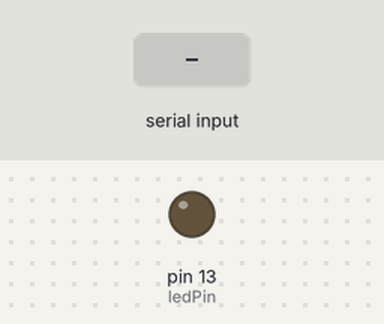
This sketch was run on a simulated Arduino Uno, built with avr-gcc and run on an emulated ATmega328P. On the bench: output pins drawn as LEDs (lit = HIGH). The inputs (shaded band) are chosen by the test bench. What the sketch prints to the serial monitor is not drawn.

Above: at 1.2 s.
1.3 s: "1" received over Serial
At 1.7 s:
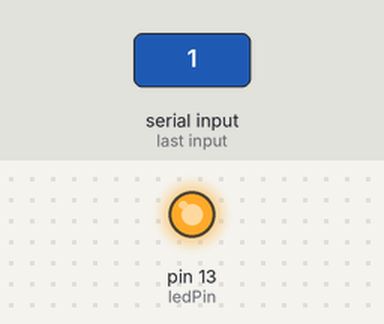
2.8 s: "0" received over Serial
At 4.1 s:
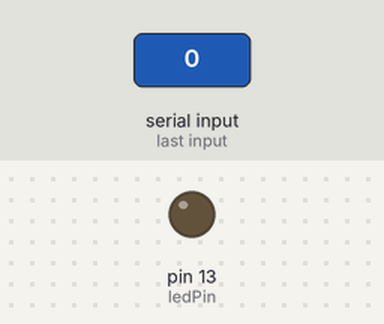
Timing chart, 0 to 5.8 s (numbered marks = the images above; inputs shaded):
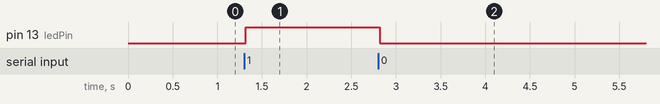

Measured:
- after the input at 1.3 s, pin 13 (ledPin): LOW → HIGH at once
- after the input at 2.8 s, pin 13 (ledPin): HIGH → LOW at once

The sketch:

Arduion.ino
```cpp
int ledPin=13;
void setup() {
  // put your setup code here, to run once:
   Serial.begin(9600);
   pinMode(ledPin,OUTPUT);

}

char data;
void loop()
{

  data = Serial.read();
  Serial.print(data);
    if ( data == '1'){
                      digitalWrite(ledPin, HIGH);
                  }
    if ( data == '0'){
                      digitalWrite(ledPin, LOW);
                  }
                  delay(60);
}
```
